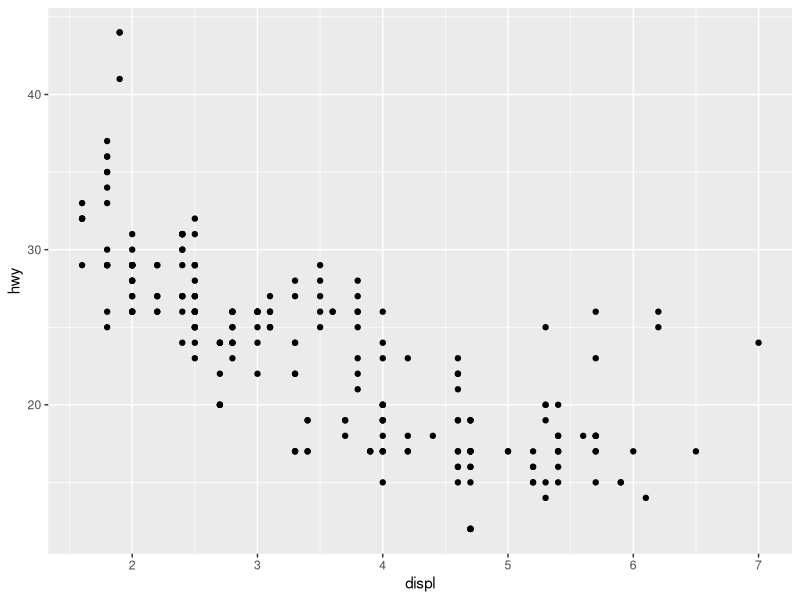
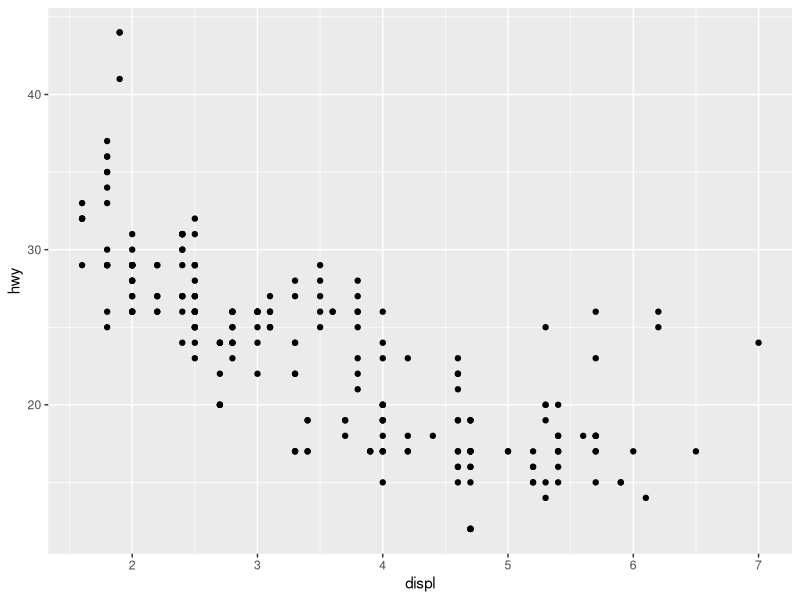
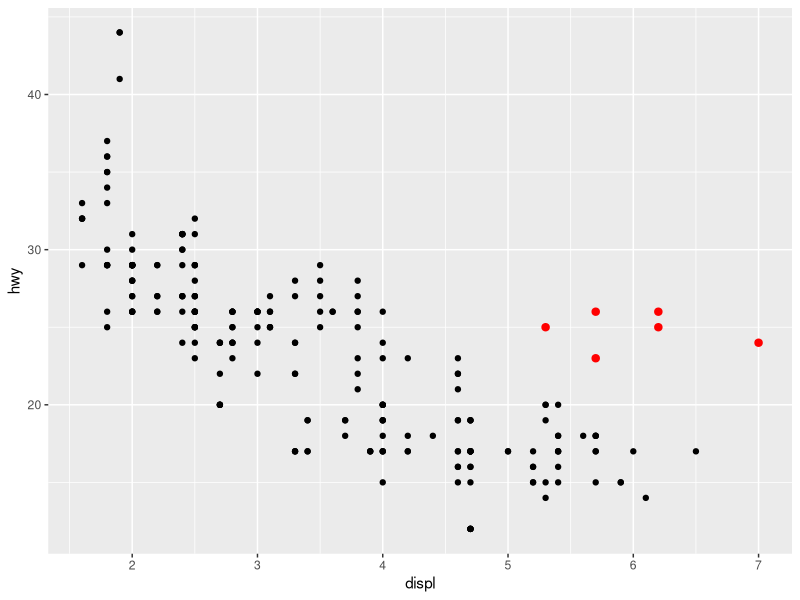
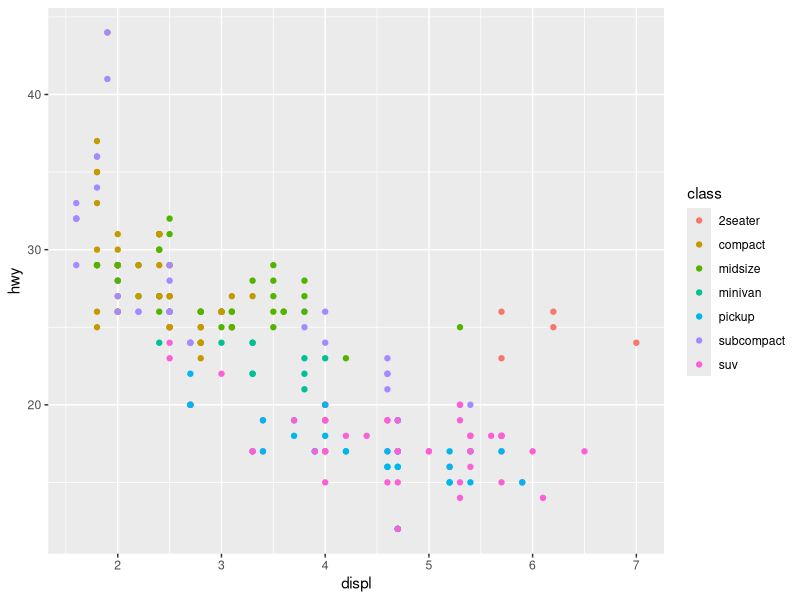
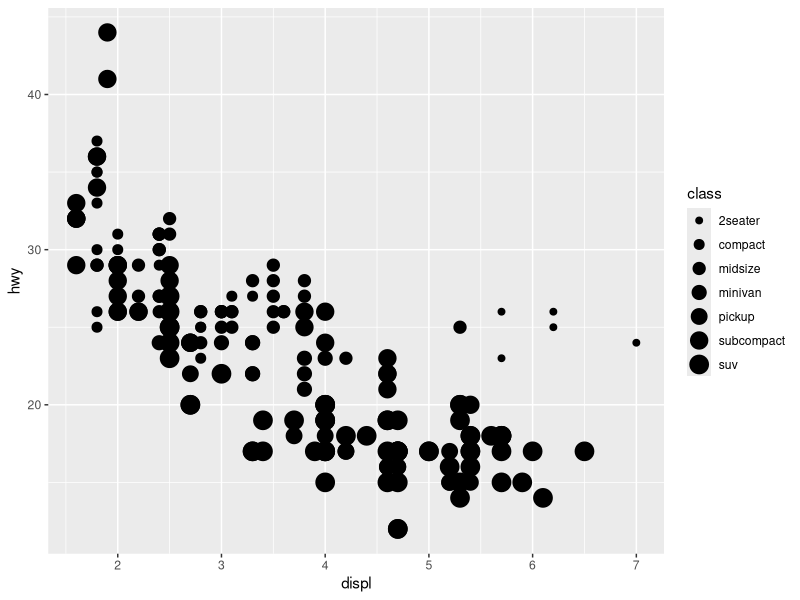
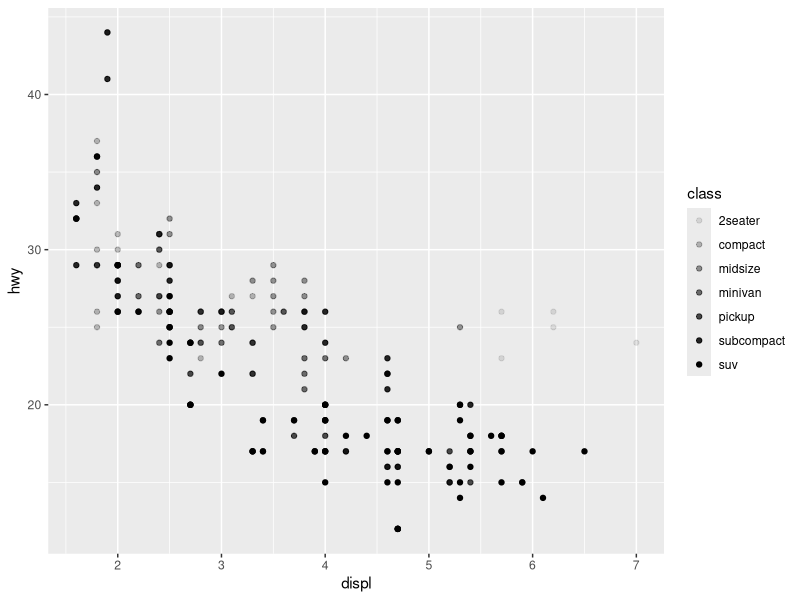
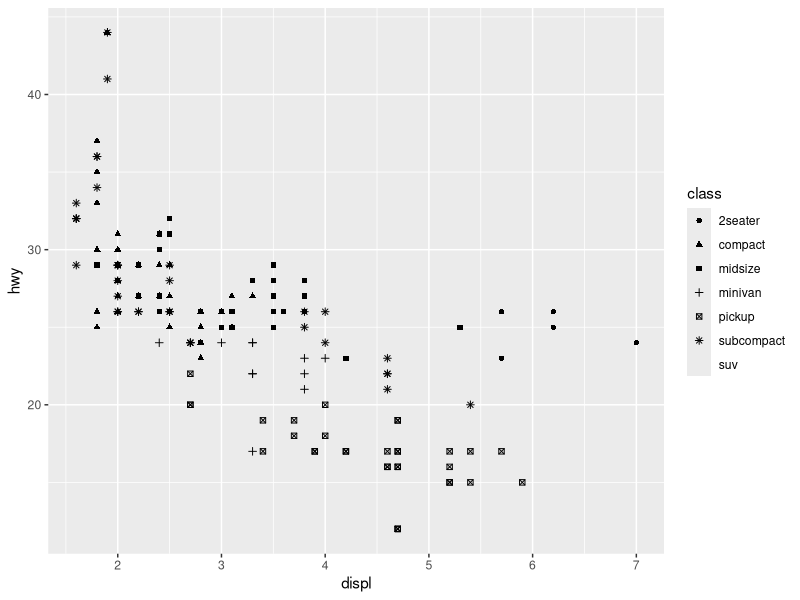
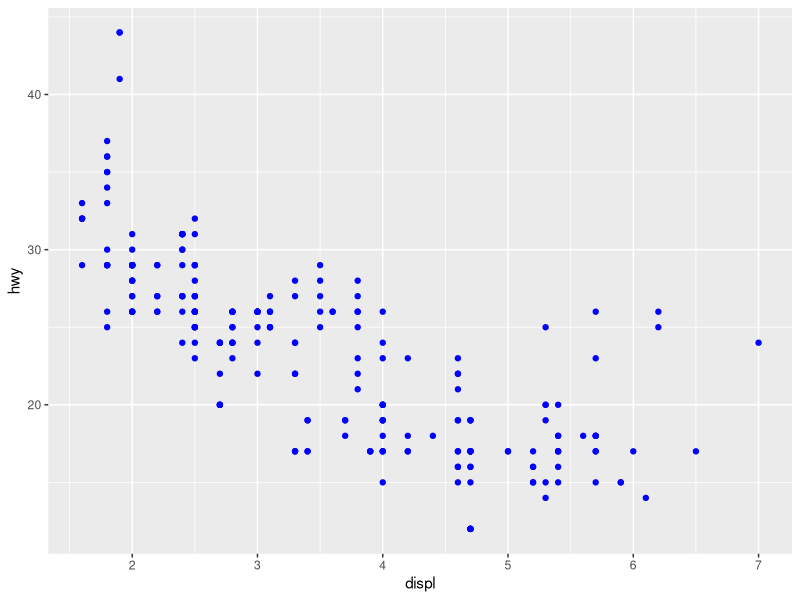

Write the R code that produced these figures, in order.
## ---- chunk 1
knitr::opts_chunk$set(echo = TRUE)
## ---- chunk 2
library(tidyverse)

## ---- chunk 3
ggplot(data = mpg) + 
  geom_point(mapping = aes(x = displ, y = hwy))
## ---- chunk 4
#mapping 생략 가능
ggplot(mpg) + 
  geom_point(aes(displ,hwy))
## ---- chunk 5
ggplot(data = mpg, mapping = aes(x = displ, y = hwy))+
  geom_point()+
  geom_point(data = mpg %>% filter(displ > 5, hwy > 20),color = "red",size=2.2)
## ---- chunk 6
table(mpg$class)

ggplot(data = mpg) + 
  geom_point(mapping = aes(x = displ, y = hwy, color = class))
## ---- chunk 7
ggplot(data = mpg) + 
  geom_point(mapping = aes(x = displ, y = hwy, size = class))
## ---- chunk 8
# Left
ggplot(data = mpg) + 
  geom_point(mapping = aes(x = displ, y = hwy, alpha = class))
## ---- chunk 9
# Right
ggplot(data = mpg) + 
  geom_point(mapping = aes(x = displ, y = hwy, shape = class))
## ---- chunk 10
ggplot(data = mpg) + 
  geom_point(mapping = aes(x = displ, y = hwy), col = "blue")
## ---- chunk 11
# + 위치에 따라 오류가 날 수 있음
# ggplot(data = mpg) + 
#  geom_point(mapping = aes(x = displ, y = hwy))
ggplot(data = mpg) + 
  geom_point(mapping = aes(x = displ, y = hwy))
## ---- chunk 12

table(mpg$class)
ggplot(data=mpg %>% filter(class=="midsize")) +
  geom_point(mapping = aes(x=displ, y = hwy))  

ggplot(data = mpg) + 
  geom_point(mapping = aes(x = displ, y = hwy)) + 
  facet_wrap(~ class, nrow = 2)
## ---- chunk 13
table(mpg$cyl)

ggplot(data = mpg)+
  geom_point(mapping = aes(x = displ, y = hwy))+
  facet_grid(drv~cyl)
## ---- chunk 14
#geom_point()로 산점도를 먼저 그리고, geom_smooth()를 추가하여 추세선을 함께 그린 것

# left
ggplot(data = mpg) + 
  geom_point(mapping = aes(x = displ, y = hwy))

# right
ggplot(data = mpg) + 
  geom_smooth(mapping = aes(x = displ, y = hwy))
## ---- chunk 15
# aes() 내부에 linetype = drv argument를 사용하여 변수 drv 수준에 따라 smooth line을 다르게 하여 출력할 수도 있습니다.

ggplot(data = mpg) + 
  geom_smooth(mapping = aes(x = displ, y = hwy, linetype = drv))

ggplot(data = mpg) +
  geom_smooth(mapping = aes(x = displ, y = hwy))


ggplot(data = mpg) +
  geom_smooth(mapping = aes(x = displ, y = hwy, group = drv))

#또한 show.legend = FALSE argument를 이용하여 범례 없이 출력할 수도 있습니다.

ggplot(data = mpg) +
  geom_smooth(
    mapping = aes(x = displ, y = hwy, color = drv),
    show.legend = FALSE
  )


ggplot(data = mpg) +
  geom_smooth(mapping = aes(x = displ, y = hwy, linetype = drv))


# View(mpg)
## ---- chunk 16
ggplot(data = mpg) + 
  geom_point(mapping = aes(x = displ, y = hwy)) +
  geom_smooth(mapping = aes(x = displ, y = hwy)) 
## ---- chunk 17
ggplot(data = mpg, mapping = aes(x = displ, y = hwy)) + 
  geom_point() + 
  geom_smooth()

ggplot(data = mpg, mapping = aes(x = displ, y = cty)) + 
  geom_point() + 
  geom_smooth()


## ---- chunk 18
ggplot(data = mpg, mapping = aes(x = displ, y = hwy)) + 
  geom_point(mapping = aes(color = class)) + 
  geom_smooth()
## ---- chunk 19
ggplot(data = mpg, mapping = aes(x = displ, y = hwy, color = class)) + 
  geom_point() + 
  geom_smooth()
## ---- chunk 20
# 여기서 우리의 평활선 은 mpg 데이터셋의 서브셋인 (subcompact)경차만을 표시한다. 
ggplot(data = mpg, mapping = aes(x = displ, y = hwy)) + 
  geom_point(mapping = aes(color = class)) + 
  geom_smooth(data = mpg %>% filter(class == "subcompact"), se = FALSE) #se = : 표준오차
## ---- chunk 21
mpg %>% View()
## ---- chunk 22
diamonds

table(diamonds$cut)
glimpse(diamonds)
## ---- chunk 23
ggplot(data = diamonds) + 
  geom_bar(mapping = aes(x = cut)) #y축은 입력안해도댐
## ---- chunk 24
# 값을 계산해서 넣어줌
ggplot(data = diamonds) + 
  stat_count(mapping = aes(x = cut))
## ---- chunk 25
# 테두리의 컬러
ggplot(data = diamonds) + 
  geom_bar(mapping = aes(x = cut, colour = cut))
## ---- chunk 26
# 막대 컬러
ggplot(data = diamonds) + 
  geom_bar(mapping = aes(x = cut, fill = cut))
## ---- chunk 27
# x와 fill 각각의 컬러
ggplot(data = diamonds) + 
  geom_bar(mapping = aes(x = cut, fill = clarity))
## ---- chunk 28
# position = "identity" 를 하면 각 객체를 그래프 문맥에 해당되는 곳에 정확히 배치한다. 막대와 겹치기 때문에 막대에 대해서는 그다지 유용하지 않다. 
ggplot(data = diamonds, mapping = aes(x = cut, fill = clarity)) + 
  geom_bar(alpha = 1/5, position = "identity")
## ---- chunk 29
# 겹치는 것을 구별하려면 alpha를 작은 값으로 설정하여 막대들을 약간 투명하게 하거나, fill = NA 로 설정하여 완전히 투명하게 해야 한다.
ggplot(data = diamonds, mapping = aes(x = cut, colour = clarity)) + 
  geom_bar(fill = NA, position = "identity")
## ---- chunk 30
# 비율의 차이가 보고 싶을 때
ggplot(data = diamonds) + 
  geom_bar(mapping = aes(x = cut, fill = clarity), position = "fill")
## ---- chunk 31
# dodge 각각의 비율을 볼 수 있음
ggplot(data = diamonds) + 
  geom_bar(mapping = aes(x = cut, fill = clarity), position = "dodge")
## ---- chunk 32
ggplot(data = mpg) + 
  geom_point(mapping = aes(x = displ, y = hwy), position = "jitter")
## ---- chunk 33
# 데이터가 더 퍼지게 해줌
ggplot(data = mpg) + 
  geom_jitter(mapping = aes(x = displ, y = hwy))
## ---- chunk 34
ggplot(data = mpg, mapping = aes(x = class, y = hwy)) + 
  geom_boxplot()
## ---- chunk 35
ggplot(data = mpg, mapping = aes(x = class, y = hwy)) + 
  geom_boxplot() +
  coord_flip()
## ---- chunk 36
library(maps)
nz <- map_data("nz")

ggplot(nz, aes(long, lat, group = group)) +
  geom_polygon(fill = "white", colour = "black")
## ---- chunk 37
ggplot(nz, aes(long, lat, group = group)) +
  geom_polygon(fill = "white", colour = "black") +
  coord_quickmap()
## ---- chunk 38
bar <- ggplot(data = diamonds) + 
  geom_bar(
    mapping = aes(x = cut, fill = cut), 
    show.legend = FALSE,
    width = 1
  ) + 
  theme(aspect.ratio = 1) +
  labs(x = NULL, y = NULL)

bar
## ---- chunk 39
bar + coord_flip()
## ---- chunk 40
bar + coord_polar()
